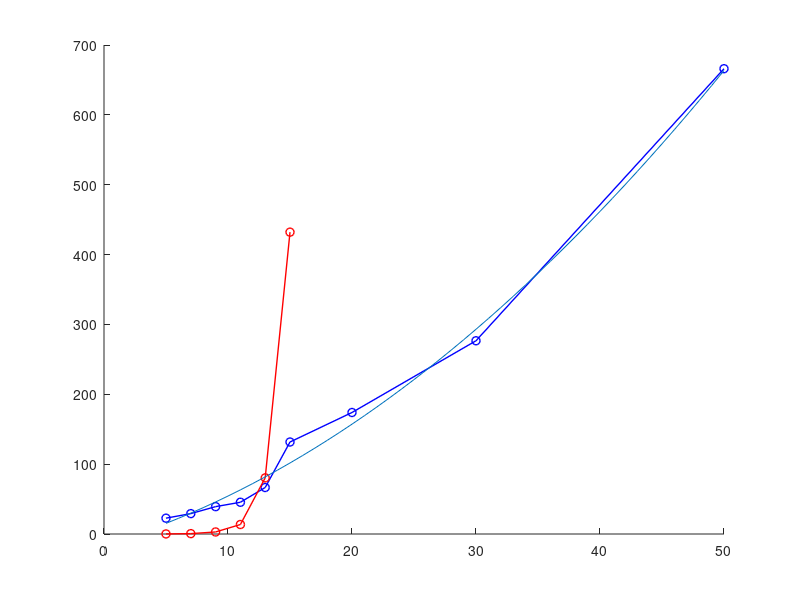

Source code (MATLAB): (Note: this script raises an error after producing the figure.)

% Select fit for GA: 0 = linear, 1 = quadratic
fitType = 1;

% Plot data
networkSizes = [5,7,9,11,13,15,20,30,50];
runtimeGA = [22.67,29.19,39.18,45.43,66.55,131.68,173.94,276.63,666.07];
networkSizesSmall = [5,7,9,11,13,15];
runtimeExh = [0.1,0.54,2.91,13.59,80.36,432.12];
figure()
hold on
plot(networkSizes,runtimeGA,'bo-','LineWidth',1)
plot(networkSizesSmall,runtimeExh,'ro-','LineWidth',1)
fittedX = [5:1:50];

if fitType == 0
    % For Linear fit for GA
    fitGA = fit(networkSizes',runtimeGA','poly1');
    plot(fittedX,fitGA(fittedX))
elseif fitType == 1
    % For quadratic fit for GA
    coefGA = polyfit(networkSizes',runtimeGA',2);
    aGA = coefGA(1);
    bGA = coefGA(2);
    cGA = coefGA(3);
    plot(fittedX,(aGA.*fittedX.^2+bGA.*fittedX+cGA))
end

% Exponential fit for Exhaustive
fitExh = fit(networkSizesSmall',runtimeExh','exp1');
fittedXSmall = [5:1:15];
plot(fittedXSmall,fitExh(fittedXSmall))